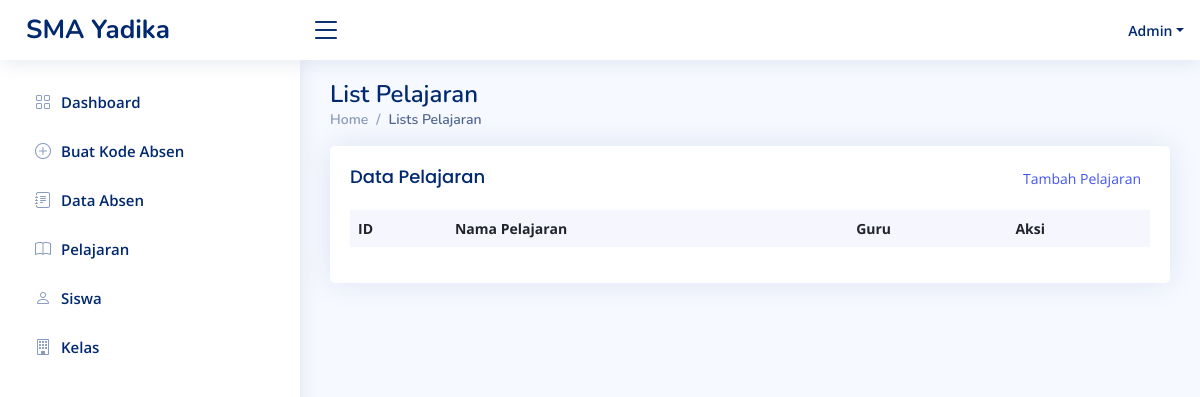
The app's page /index.php/admin/view_pelajaran, older data.
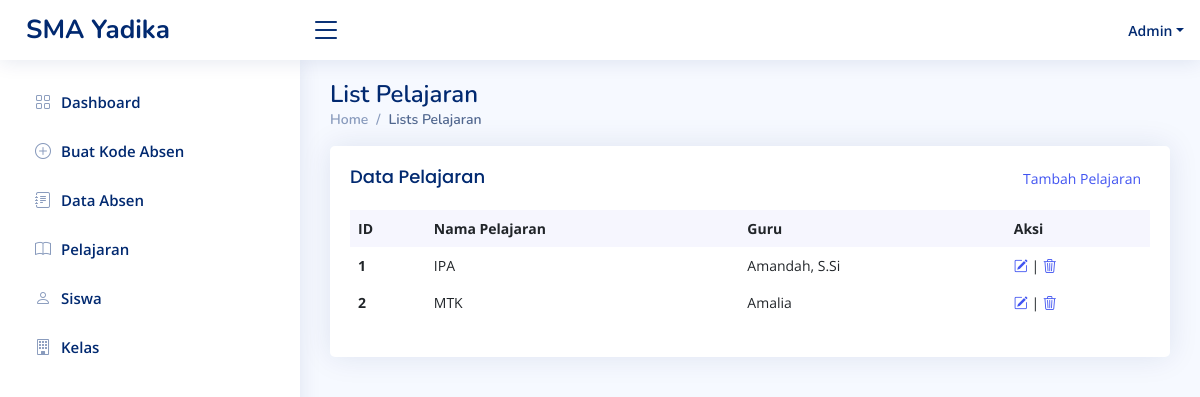
The same page, newer data.
### tables this page shows
CREATE TABLE `pelajaran` (
  `id_pelajaran` int(255) NOT NULL,
  `nama_pelajaran` varchar(255) NOT NULL,
  `nama_guru` varchar(255) NOT NULL
);

### application/controllers/Admin.php (called while the page is built, shortened)
<?php
class Admin extends CI_Controller {
	public function __construct()
	{
		$this->load->model('akun_model');
		$this->load->model('crud_model');
	}
	public function view_pelajaran()
	{
		$data['array_pelajaran'] = $this->crud_model->mengambil_data('pelajaran');
		$this->load->view('admin_view_pelajaran',$data);
	}
}

### index.php (called while the page is built, shortened)
<?php
require_once BASEPATH.'core/CodeIgniter.php';

### application/models/Crud_model.php (called while the page is built, shortened)
<?php
class Crud_model extends CI_Model{
	public function mengambil_data($nama_tabel)
	{
		$this->db->select('*');
		$this->db->from($nama_tabel);
		$query = $this->db->get();
		return $query->result();
	}
}

### application/views/admin_view_pelajaran.php (the view, shortened to what this page needs)
<!DOCTYPE html>
<html lang="en">
<head>
  <link href="<?=base_url()?>css/bootstrap.min.css" rel="stylesheet">
  <link href="<?=base_url()?>css/niceadmin.css" rel="stylesheet">
  <link href="<?=base_url()?>css/bootstrap-icons/bootstrap-icons.css" rel="stylesheet">
  <link href="<?=base_url()?>css/boxicons/css/boxicons.min.css" rel="stylesheet">
  <link href="<?=base_url()?>css/quill/quill.snow.css" rel="stylesheet">
  <link href="<?=base_url()?>css/quill/quill.bubble.css" rel="stylesheet">
  <link href="<?=base_url()?>css/remixicon/remixicon.css" rel="stylesheet">
  <link href="<?=base_url()?>css/simple-datatables/style.css" rel="stylesheet">
</head>
<body>
  <main id="main" class="main">
    <div class="pagetitle">
      <h1>List Pelajaran</h1>
      <nav>
        <ol class="breadcrumb">
          <li class="breadcrumb-item"><a href="<?=site_url('admin')?>">Home</a></li>
          <li class="breadcrumb-item active">Lists Pelajaran</li>
        </ol>
      </nav>
    </div>
    <section class="section dashboard">
              <div class="card recent-sales overflow-auto">
                <div class="card-body">
                  <div class="d-flex justify-content-between">
					<h5 class="card-title">Data Pelajaran</h5>
					<button class="btn btn-sm text-primary"><a href="<?=site_url('admin/add_pelajaran')?>">Tambah Pelajaran</a></button>
				  </div>
                  <table class="table table-borderless datatable">
                    <thead>
                      <tr>
                        <th scope="col">ID</th>
                        <th scope="col">Nama Pelajaran</th>
                        <th scope="col">Guru</th>
                        <th scope="col">Aksi</th>
                      </tr>
                    </thead>
                    <tbody>
<?php foreach($array_pelajaran as $pelajaran): ?>
                      <tr>
                        <th scope="row"><?=$pelajaran->id_pelajaran?></th>
                        <td><?=$pelajaran->nama_pelajaran?></td>
                        <td><?=$pelajaran->nama_guru?></td>
                        <td><a href="<?=site_url('admin/edit_pelajaran/'.$pelajaran->id_pelajaran)?>"><i class="bi bi-pencil-square"></i></a> | <a href="<?=site_url('admin/hapus_pelajaran/'.$pelajaran->id_pelajaran)?>"><i class="bi bi-trash3"></i></a> </td>
                      </tr>
<?php endforeach; ?>
                    </tbody>
                  </table>
                </div>
              </div>
	</section>
  </main>
</body>
</html>

Row changes from the older to the newer data that the page shows:
added pelajaran: id_pelajaran "1", nama_pelajaran "IPA", nama_guru "Amandah, S.Si"
added pelajaran: id_pelajaran "2", nama_pelajaran "MTK", nama_guru "Amalia"
